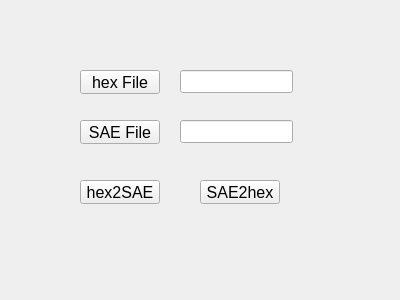
<?xml version="1.0" encoding="UTF-8"?>
<ui version="4.0">
 <class>h2s</class>
 <widget class="QWidget" name="h2s">
  <property name="geometry">
   <rect>
    <x>0</x>
    <y>0</y>
    <width>400</width>
    <height>300</height>
   </rect>
  </property>
  <property name="font">
   <font>
    <pointsize>12</pointsize>
   </font>
  </property>
  <property name="windowTitle">
   <string>hex2SAE</string>
  </property>
  <widget class="QLineEdit" name="lineEdit_output">
   <property name="geometry">
    <rect>
     <x>180</x>
     <y>120</y>
     <width>113</width>
     <height>23</height>
    </rect>
   </property>
  </widget>
  <widget class="QPushButton" name="input">
   <property name="geometry">
    <rect>
     <x>80</x>
     <y>70</y>
     <width>80</width>
     <height>24</height>
    </rect>
   </property>
   <property name="font">
    <font>
     <pointsize>12</pointsize>
    </font>
   </property>
   <property name="text">
    <string>hex File</string>
   </property>
  </widget>
  <widget class="QPushButton" name="SAE2hex">
   <property name="geometry">
    <rect>
     <x>200</x>
     <y>180</y>
     <width>80</width>
     <height>24</height>
    </rect>
   </property>
   <property name="font">
    <font>
     <pointsize>12</pointsize>
    </font>
   </property>
   <property name="text">
    <string>SAE2hex</string>
   </property>
  </widget>
  <widget class="QPushButton" name="hex2SAE">
   <property name="geometry">
    <rect>
     <x>80</x>
     <y>180</y>
     <width>80</width>
     <height>24</height>
    </rect>
   </property>
   <property name="font">
    <font>
     <pointsize>12</pointsize>
    </font>
   </property>
   <property name="text">
    <string>hex2SAE</string>
   </property>
  </widget>
  <widget class="QPushButton" name="output">
   <property name="geometry">
    <rect>
     <x>80</x>
     <y>120</y>
     <width>80</width>
     <height>24</height>
    </rect>
   </property>
   <property name="font">
    <font>
     <pointsize>12</pointsize>
    </font>
   </property>
   <property name="mouseTracking">
    <bool>false</bool>
   </property>
   <property name="acceptDrops">
    <bool>true</bool>
   </property>
   <property name="text">
    <string>SAE File</string>
   </property>
  </widget>
  <widget class="QLineEdit" name="lineEdit_input">
   <property name="geometry">
    <rect>
     <x>180</x>
     <y>70</y>
     <width>113</width>
     <height>23</height>
    </rect>
   </property>
  </widget>
 </widget>
 <resources/>
 <connections/>
</ui>
